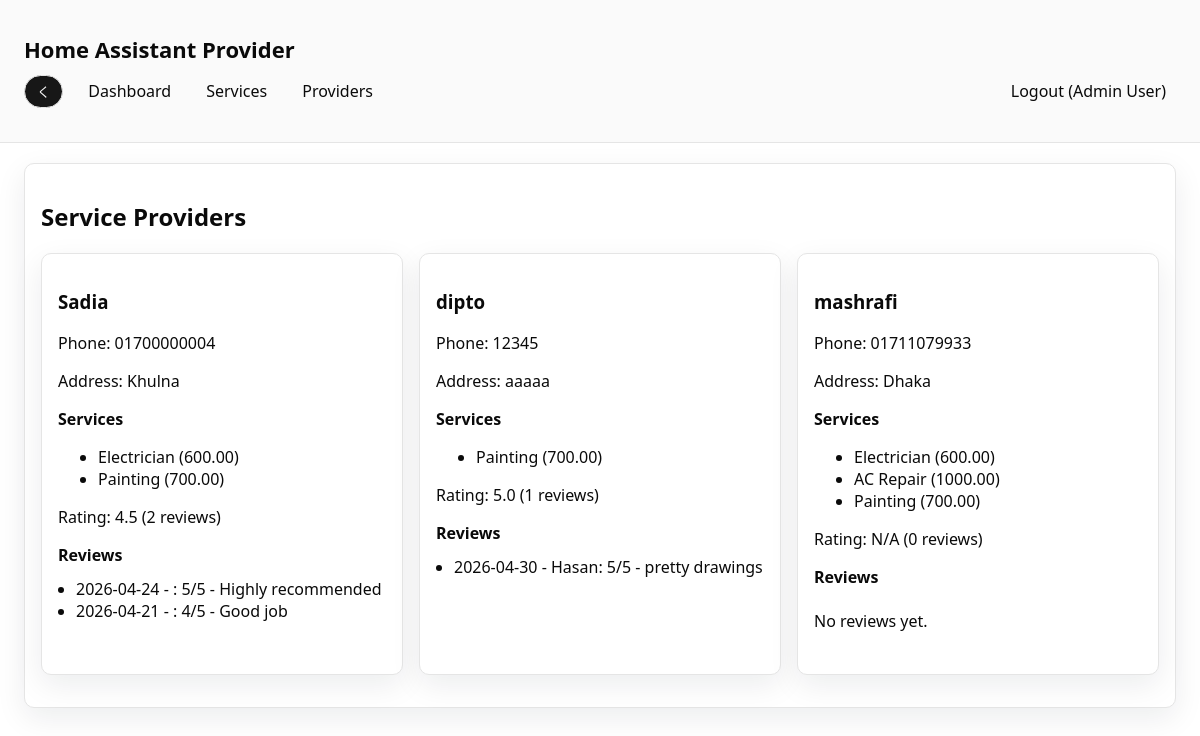
Screenshot of /providers.php (signed in) with the database file from the repository.
### tables this page shows
CREATE TABLE `users` (
  `user_id` int(11) NOT NULL,
  `name` varchar(100) DEFAULT NULL,
  `email` varchar(100) DEFAULT NULL,
  `password` varchar(255) DEFAULT NULL,
  `phone` varchar(20) DEFAULT NULL,
  `address` text DEFAULT NULL,
  `role` varchar(20) DEFAULT NULL,
  `flag` tinyint(1) DEFAULT NULL,
  `nid_card` varchar(50) DEFAULT NULL,
  `nid_file` varchar(255) DEFAULT NULL,
  `verification_status` varchar(50) DEFAULT NULL,
  `balance` decimal(10,2) NOT NULL DEFAULT 0.00,
  `created_at` datetime NOT NULL DEFAULT current_timestamp(),
  `admin_id` int(11) DEFAULT NULL
);

CREATE TABLE `review` (
  `review_id` int(11) NOT NULL,
  `review_date` date DEFAULT NULL,
  `rating` int(11) DEFAULT NULL,
  `comment` text DEFAULT NULL,
  `provider_id` int(11) DEFAULT NULL,
  `booking_id` int(11) DEFAULT NULL,
  `customer_id` int(11) DEFAULT NULL
);

CREATE TABLE `service` (
  `service_id` int(11) NOT NULL,
  `service_category` varchar(100) DEFAULT NULL,
  `price_per_hour` decimal(10,2) DEFAULT NULL
);

### includes/auth.php (called while the page is built, shortened)
<?php
require_once __DIR__ . "/../DBconnect.php";
require_once __DIR__ . "/functions.php";
function current_user($conn) {
    $user_id = (int)$_SESSION["user_id"];
    $stmt = db_query($conn, "SELECT * FROM users WHERE user_id = ? LIMIT 1", "i", [$user_id]);
    $result = $stmt->get_result();
    return $result->fetch_assoc();
}
function is_admin() {
    return ($_SESSION["role"] ?? "") === "admin";
}
?>

### includes/functions.php (called while the page is built, shortened)
<?php
function e($value) {
    return htmlspecialchars($value ?? "", ENT_QUOTES, "UTF-8");
}
function db_query($conn, $sql, $types = "", $params = []) {
    $stmt = $conn->prepare($sql);
    if ($types !== "" && !empty($params)) {
        $stmt->bind_param($types, ...$params);
    }
    if (!$stmt->execute()) {
        return false;
    }
    return $stmt;
}
?>

### providers.php (the view, shortened to what this page needs)
<?php
require_once __DIR__ . "/includes/header.php";
$sql = "SELECT u.user_id, u.name, u.phone, u.address, u.verification_status, s.service_id, s.service_category, s.price_per_hour
    , rstats.avg_rating, rstats.review_count
    FROM users u
    LEFT JOIN offers o ON o.provider_id = u.user_id
    LEFT JOIN service s ON s.service_id = o.service_id
    LEFT JOIN (
        SELECT provider_id, AVG(rating) AS avg_rating, COUNT(*) AS review_count
        FROM review
        GROUP BY provider_id
    ) rstats ON rstats.provider_id = u.user_id
    WHERE u.role = 'provider' AND u.verification_status = 'verified'";
$params = [];
$types = "";
$stmt = db_query($conn, $sql, $types, $params);
$providers = $stmt ? $stmt->get_result() : false;
$provider_map = [];
$provider_ids = [];
if ($providers) {
    while ($row = $providers->fetch_assoc()) {
        $provider_id = (int)$row["user_id"];
        if (!isset($provider_map[$provider_id])) {
            $provider_map[$provider_id] = [
                "user_id" => $provider_id,
                "name" => $row["name"],
                "phone" => $row["phone"],
                "address" => $row["address"],
                "verification_status" => $row["verification_status"],
                "avg_rating" => $row["avg_rating"],
                "review_count" => $row["review_count"],
                "services" => [],
            ];
            $provider_ids[] = $provider_id;
        }
        if (!empty($row["service_id"])) {
            $provider_map[$provider_id]["services"][] = [
                "service_id" => (int)$row["service_id"],
                "service_category" => $row["service_category"],
                "price_per_hour" => $row["price_per_hour"],
            ];
        }
    }
}
$reviews_by_provider = [];
if (is_admin() && !empty($provider_ids)) {
    $placeholders = implode(",", array_fill(0, count($provider_ids), "?"));
    $types = str_repeat("i", count($provider_ids));
    $stmt = db_query(
        $conn,
        "SELECT r.provider_id, r.review_date, r.rating, r.comment, c.name AS customer_name
         FROM review r
         LEFT JOIN users c ON c.user_id = r.customer_id
         WHERE r.provider_id IN ($placeholders)
         ORDER BY r.review_date DESC",
        $types,
        $provider_ids
    );
    if ($stmt) {
        $res = $stmt->get_result();
        while ($row = $res->fetch_assoc()) {
            $provider_id = (int)$row["provider_id"];
            if (!isset($reviews_by_provider[$provider_id])) {
                $reviews_by_provider[$provider_id] = [];
            }
            $reviews_by_provider[$provider_id][] = $row;
        }
    }
}
?>
<div class="card">
    <h2>Service Providers</h2>
    <?php if (!empty($provider_map)): ?>
        <div class="grid">
            <?php foreach ($provider_map as $provider): ?>
                <div class="card">
                    <h3><?php echo e($provider["name"]); ?></h3>
                    <p>Phone: <?php echo e($provider["phone"]); ?></p>
                    <p>Address: <?php echo e($provider["address"]); ?></p>
                    <div>
                        <strong>Services</strong>
                        <?php if (!empty($provider["services"])): ?>
                            <ul>
                                <?php foreach ($provider["services"] as $service): ?>
                                    <li>
                                        <?php echo e($service["service_category"]); ?>
                                        (<?php echo e($service["price_per_hour"]); ?>)
                                    </li>
                                <?php endforeach; ?>
                            </ul>
                        <?php else: ?>
                            <p>No services listed.</p>
                        <?php endif; ?>
                    </div>
                    <p>
                        Rating: <?php echo e($provider["avg_rating"] ? number_format((float)$provider["avg_rating"], 1) : "N/A"); ?>
                        (<?php echo e((int)($provider["review_count"] ?? 0)); ?> reviews)
                    </p>
                    <?php if (is_admin()): ?>
                        <div class="review-list">
                            <strong>Reviews</strong>
                            <?php $provider_reviews = $reviews_by_provider[(int)$provider["user_id"]] ?? []; ?>
                            <?php if (!empty($provider_reviews)): ?>
                                <ul>
                                    <?php foreach (array_slice($provider_reviews, 0, 3) as $review): ?>
                                        <li>
                                            <?php echo e($review["review_date"]); ?> - <?php echo e($review["customer_name"]); ?>:
                                            <?php echo e($review["rating"]); ?>/5 - <?php echo e($review["comment"]); ?>
                                        </li>
                                    <?php endforeach; ?>
                                </ul>
                            <?php else: ?>
                                <p>No reviews yet.</p>
                            <?php endif; ?>
                        </div>
                    <?php endif; ?>
                </div>
            <?php endforeach; ?>
        </div>
    <?php else: ?>
        <p>No providers found.</p>
    <?php endif; ?>
</div>

### includes/header.php (shortened to what this page needs)
<?php
require_once __DIR__ . "/auth.php";
$user = current_user($conn);
$current_page = basename($_SERVER['PHP_SELF']);
?>
<!DOCTYPE html>
<html lang="en">
<head>
    <link rel="stylesheet" href="assets/style.css">
</head>
<body>
<?php if ($current_page !== 'index.php'): ?>
<header class="site-header">
    <div class="container">
        <h1 class="logo">Home Assistant Provider</h1>
        <nav class="nav">
            <div class="nav-left">
                <button type="button" class="back-button" onclick="history.back()">く</button>
                <?php if ($user): ?>
                    <?php if (is_admin()): ?>
                    <a href="dashboard.php">Dashboard</a>
                    <?php endif; ?>
                    <a href="services.php">Services</a>
                    <a href="providers.php">Providers</a>
                <?php endif; ?>
            </div>
            <div class="nav-right">
                <?php if ($user): ?>
                    <a href="logout.php">Logout (<?php echo e($user["name"] ?? "User"); ?>)</a>
                <?php else: ?>
                    <a href="login.php">Login</a>
                    <a href="register.php">Register</a>
                <?php endif; ?>
            </div>
        </nav>
    </div>
</header>
<main class="container">
<?php endif; ?>

### assets/style.css (style rules this page uses)
:root { --radius: 0.625rem; --background: oklch(1 0 0); --foreground: oklch(0.145 0 0); --card: oklch(1 0 0); --card-foreground: oklch(0.145 0 0); --popover: oklch(1 0 0); --popover-foreground: oklch(0.145 0 0); --primary: oklch(0.205 0 0); --primary-foreground: oklch(0.985 0 0); --secondary: oklch(0.97 0 0); --secondary-foreground: oklch(0.205 0 0); --muted: oklch(0.97 0 0); --muted-foreground: oklch(0.556 0 0); --accent: oklch(0.97 0 0); --accent-foreground: oklch(0.205 0 0); --destructive: oklch(0.577 0.245 27.325); --border: oklch(0.922 0 0); --input: oklch(0.922 0 0); --ring: oklch(0.708 0 0); --chart-1: oklch(0.646 0.222 41.116); --chart-2: oklch(0.6 0.118 184.704); --chart-3: oklch(0.398 0.07 227.392); --chart-4: oklch(0.828 0.189 84.429); --chart-5: oklch(0.769 0.188 70.08); --sidebar: oklch(0.985 0 0); --sidebar-foreground: oklch(0.145 0 0); --sidebar-primary: oklch(0.205 0 0); --sidebar-primary-foreground: oklch(0.985 0 0); --sidebar-accent: oklch(0.97 0 0); --sidebar-accent-foreground: oklch(0.205 0 0); --sidebar-border: oklch(0.922 0 0); --sidebar-ring: oklch(0.708 0 0); }
* { box-sizing: border-box; border-color: var(--border); }
body { font-family: "Segoe UI", Tahoma, Geneva, Verdana, sans-serif; margin: 0; background: var(--background); color: var(--foreground); }
.container { width: 100%; margin: 0 auto; padding: 20px 24px; }
.site-header { background: var(--sidebar); color: var(--sidebar-foreground); padding: 14px 0; border-bottom: 1px solid var(--sidebar-border); }
.logo { margin: 0; font-size: 22px; color: var(--sidebar-foreground); }
.nav { margin-top: 10px; display: flex; gap: 12px; flex-wrap: wrap; align-items: center; }
.nav a { color: var(--sidebar-foreground); text-decoration: none; font-weight: 500; padding: 6px 10px; border-radius: 999px; transition: background 0.2s ease, color 0.2s ease; }
.nav { display: flex; justify-content: space-between; align-items: center; }
.nav-left, .nav-right { display: flex; align-items: center; gap: 15px; }
.card { background: var(--card); color: var(--card-foreground); padding: 16px; border-radius: var(--radius); box-shadow: 0 10px 30px rgba(15, 23, 42, 0.08); margin-bottom: 16px; border: 1px solid var(--border); }
.grid { display: grid; gap: 16px; grid-template-columns: repeat(auto-fit, minmax(240px, 1fr)); }
button { padding: 10px 16px; border: 1px solid transparent; background: var(--primary); color: var(--primary-foreground); border-radius: calc(var(--radius) - 4px); cursor: pointer; transition: transform 0.2s ease, box-shadow 0.2s ease, background 0.2s ease; }
.review-list { margin: 10px 0; display: grid; gap: 6px; }
.review-list ul { margin: 6px 0 0; padding-left: 18px; }
.back-button { display: inline-flex; align-items: center; gap: 8px; padding: 6px 12px; border-radius: 999px; background: var(--sidebar-primary); color: var(--sidebar-primary-foreground); border: 1px solid var(--sidebar-border); }

### rows the page displays
users: name "Admin User"
review: review_date "2026-04-24", rating "5", comment "Highly recommended"
review: review_date "2026-04-21", rating "4", comment "Good job"
users: name "dipto", phone "12345", address "aaaaa", service_category "Painting", price_per_hour "700.00", avg_rating "5.0", review_count "1"
review: review_date "2026-04-30", users.name "Hasan", rating "5", comment "pretty drawings"
users: service.service_category "AC Repair", service.price_per_hour "1000.00"

### other values shown
$provider["name"] "Sadia"
$provider["phone"] "01700000004"
$provider["address"] "Khulna"
$service["service_category"] "Electrician"
$service["price_per_hour"] "600.00"
$service["service_category"] "Painting"
$service["price_per_hour"] "700.00"
$provider["review_count"] "2"
$provider["name"] "mashrafi"
$provider["phone"] "01711079933"
$provider["address"] "Dhaka"
$provider["review_count"] "0"
